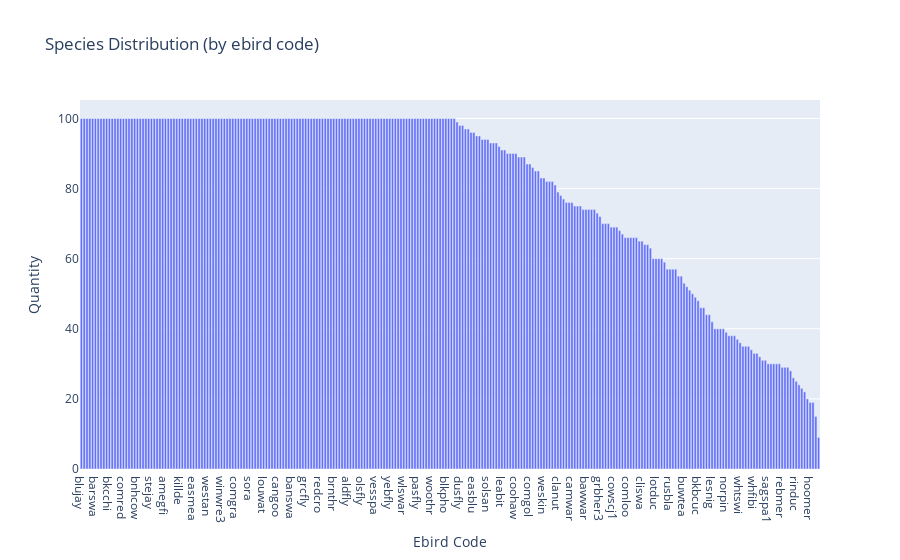

Notebook cell for this chart:
### Markdown cell above
## Species
Distribution of bird species

### Code cell
counts = train['ebird_code'].value_counts()
xp.bar(x=counts.index, y=counts, title='Species Distribution (by ebird code)', labels={'x':'Ebird Code', 'y':'Quantity'})

### Figure 1 — Plotly figure (JSON) as saved in the notebook; plotly's stock layout.template omitted (floating-point values rounded to 4 significant figures; data arrays with more than 128 entries replaced by an {"elided": "..."} marker saying what was removed)
{"data": [{"alignmentgroup": "True", "hovertemplate": "Ebird Code=%{x}<br>Quantity=%{y}<extra></extra>", "legendgroup": "", "marker": {"color": "#636efa"}, "name": "", "offsetgroup": "", "orientation": "v", "showlegend": false, "textposition": "auto", "type": "bar", "x": {"elided": "264 str values"}, "xaxis": "x", "y": {"elided": "264 int values"}, "yaxis": "y"}], "layout": {"autosize": true, "barmode": "relative", "legend": {"tracegroupgap": 0}, "title": {"text": "Species Distribution (by ebird code)"}, "xaxis": {"anchor": "y", "autorange": true, "domain": [0, 1], "range": [-0.5, 263.5], "title": {"text": "Ebird Code"}, "type": "category"}, "yaxis": {"anchor": "x", "autorange": true, "domain": [0, 1], "range": [0, 105.3], "title": {"text": "Quantity"}, "type": "linear"}}}
